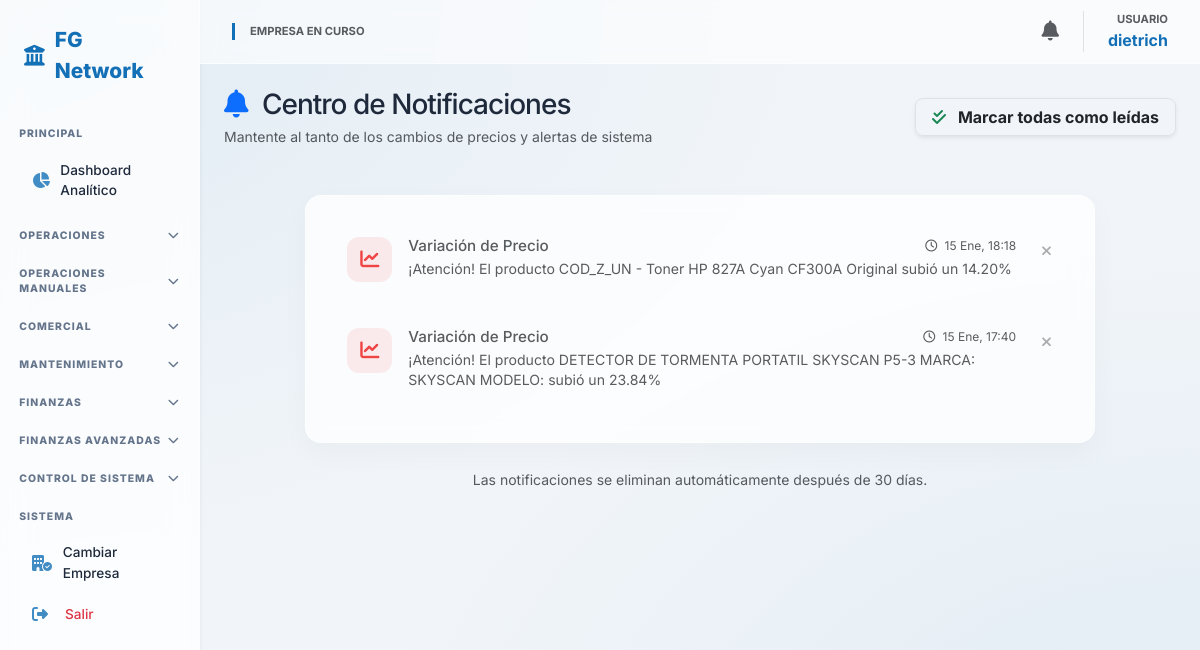
The page /sistema/notificaciones/ (signed in) on the database its author committed.
### core/models.py (models this page shows, shortened)
class Usuario(AbstractUser):
    empresa_actual = models.ForeignKey(Empresa, on_delete=models.SET_NULL, null=True, blank=True, related_name='usuarios_activos')
    rol = models.ForeignKey(Rol, on_delete=models.PROTECT, null=True)
    empresas_permitidas = models.ManyToManyField(Empresa, related_name='personal')

class Notificacion(models.Model):
    TIPOS = [('PRECIO', 'Variación de Precio'), ('VENTA', 'Venta Registrada'), ('COBRANZA', 'Cobranza Recibida')]
    empresa = models.ForeignKey(Empresa, on_delete=models.CASCADE)
    mensaje = models.TextField()
    tipo = models.CharField(max_length=20, choices=TIPOS)
    fecha = models.DateTimeField(auto_now_add=True)
    leida = models.BooleanField(default=False)
    class Meta:
        ordering = ['-fecha'] # Las más recientes primero

### core/views.py (the view)
# urls.py: path('sistema/notificaciones/', views.lista_notificaciones, name='lista_notificaciones'),
@login_required
def lista_notificaciones(request):
    emp_id = request.session.get('empresa_id')
    notificaciones = Notificacion.objects.filter(empresa_id=emp_id).order_by('-fecha')
    return render(request, 'core/notificaciones_list.html', {'notificaciones': notificaciones})

### core/context_processors.py (called while the page is built)
def global_context(request):
    context = {
        'n_count': 0,
        'n_alertas': [],
        'user_permisos': {}
    }
    if request.user.is_authenticated:
        emp_id = request.session.get('empresa_id')
        if emp_id:
            context['n_count'] = Notificacion.objects.filter(empresa_id=emp_id, leida=False).count()
            context['n_alertas'] = Notificacion.objects.filter(empresa_id=emp_id, leida=False)[:5]
        if hasattr(request.user, 'rol') and request.user.rol:
            context['user_permisos'] = request.user.rol.permisos
    return context

### core/templates/core/notificaciones_list.html (shortened to what this page needs)
{% extends 'core/base.html' %}
{% block content %}
<div class="dashboard-container">
    <div class="d-flex flex-column flex-md-row justify-content-between align-items-md-center mb-5 gap-3">
        <div>
            <h3 class="fw-800 mb-1" style="color: var(--text-dark); letter-spacing: -1px;">
                <i class="fa-solid fa-bell text-primary me-2"></i> Centro de Notificaciones
            </h3>
            <p class="text-muted small mb-0">Mantente al tanto de los cambios de precios y alertas de sistema</p>
        </div>
        <div>
            <a href="{% url 'marcar_notificaciones_leidas' %}" class="btn btn-white border shadow-sm rounded-3 px-3 fw-bold small">
                <i class="fa-solid fa-check-double text-success me-2"></i> Marcar todas como leídas
            </a>
        </div>
    </div>
    <div class="row justify-content-center">
        <div class="col-lg-10">
            <div class="glass-card p-4">
                {% for n in notificaciones %}
                <div class="notification-item p-3 d-flex align-items-start gap-3 {% if not n.leida %}notification-unread{% endif %}">
                    <div class="icon-box {% if n.tipo == 'PRECIO' %}bg-soft-danger{% elif n.tipo == 'ALERTA' %}bg-soft-warning{% else %}bg-soft-primary{% endif %}">
                        {% if n.tipo == 'PRECIO' %}
                            <i class="fa-solid fa-chart-line"></i>
                        {% elif n.tipo == 'ALERTA' %}
                            <i class="fa-solid fa-triangle-exclamation"></i>
                        {% else %}
                            <i class="fa-solid fa-circle-info"></i>
                        {% endif %}
                    </div>
                    <div class="flex-grow-1">
                        <div class="d-flex justify-content-between align-items-center mb-1">
                            <h6 class="mb-0 fw-800 {% if not n.leida %}text-dark{% else %}text-muted{% endif %}" style="font-size: 0.95rem;">
                                {{ n.get_tipo_display }}
                            </h6>
                            <span class="text-muted" style="font-size: 0.75rem;">
                                <i class="fa-regular fa-clock me-1"></i> {{ n.fecha|date:"d M, H:i" }}
                            </span>
                        </div>
                        <p class="mb-0 {% if not n.leida %}text-dark fw-medium{% else %}text-muted{% endif %}" style="font-size: 0.88rem; line-height: 1.4;">
                            {{ n.mensaje }}
                        </p>
                    </div>
                    <div class="ms-2">
                        <button class="btn btn-link btn-sm text-muted p-0 opacity-50 hover-opacity-100">
                            <i class="fa-solid fa-xmark"></i>
                        </button>
                    </div>
                </div>
                {% endfor %}
            </div>
            <div class="mt-4 text-center">
                <small class="text-muted">Las notificaciones se eliminan automáticamente después de 30 días.</small>
            </div>
        </div>
    </div>
</div>
{% endblock %}

### core/templates/core/base.html (shortened to what this page needs)
<!DOCTYPE html>
<html lang="es">
<head>
    <link href="https://cdn.jsdelivr.net/npm/bootstrap@5.3.0/dist/css/bootstrap.min.css" rel="stylesheet">
    <link rel="stylesheet" href="https://cdnjs.cloudflare.com/ajax/libs/font-awesome/6.4.2/css/all.min.css">
</head>
<body>
<div class="container-fluid p-0">
    <div class="row g-0">
        <nav class="col-md-2 sidebar d-none d-md-block shadow-sm">
            <div class="sidebar-brand">
                <i class="fa-solid fa-building-columns"></i> FG Network
            </div>
            <div class="menu-header">PRINCIPAL</div>
            <a href="{% url 'dashboard' %}" class="nav-link-item">
                <i class="fa-solid fa-chart-pie"></i> Dashboard Analítico
            </a>
            <div class="menu-header" data-bs-toggle="collapse" data-bs-target="#menuOperaciones">
                OPERACIONES <i class="fa-solid fa-chevron-down chevron"></i>
            </div>
            <div class="menu-header" data-bs-toggle="collapse" data-bs-target="#menuManuales">
                OPERACIONES MANUALES <i class="fa-solid fa-chevron-down chevron"></i>
            </div>
            <div class="menu-header" data-bs-toggle="collapse" data-bs-target="#menuCotizaciones">
                COMERCIAL <i class="fa-solid fa-chevron-down chevron"></i>
            </div>
            <div class="menu-header" data-bs-toggle="collapse" data-bs-target="#menuMantenimiento">
                MANTENIMIENTO <i class="fa-solid fa-chevron-down chevron"></i>
            </div>
            <div class="menu-header" data-bs-toggle="collapse" data-bs-target="#menuFinanzas">
                FINANZAS <i class="fa-solid fa-chevron-down chevron"></i>
            </div>
            <div class="menu-header" data-bs-toggle="collapse" data-bs-target="#menuFinanzasAv">
                FINANZAS AVANZADAS <i class="fa-solid fa-chevron-down chevron"></i>
            </div>
            <div class="menu-header" data-bs-toggle="collapse" data-bs-target="#menuControl">
                CONTROL DE SISTEMA <i class="fa-solid fa-chevron-down chevron"></i>
            </div>
            <div class="menu-header">SISTEMA</div>
            <a href="{% url 'seleccionar_empresa' %}" class="nav-link-item"><i class="fa-solid fa-building-circle-check"></i> Cambiar Empresa</a>
            <a href="{% url 'logout' %}" class="text-danger"><i class="fa-solid fa-right-from-bracket"></i> Salir</a>
        </nav>
        <main class="col-md-10 main-content">
            <nav class="navbar d-flex justify-content-between sticky-top">
                <div class="d-flex align-items-center gap-3">
                    <div style="border-left: 3px solid var(--primary); padding-left: 15px;">
                        <span class="text-muted small d-block" style="font-size: 0.7rem; font-weight: 700; text-transform: uppercase;">Empresa en curso</span>
                    </div>
                </div>
                <div class="d-flex align-items-center gap-4">
                    <div class="dropdown">
                        <a href="#" class="text-muted position-relative" data-bs-toggle="dropdown">
                            <i class="fa-solid fa-bell fs-5"></i>
                        </a>
                    </div>
                    <div class="text-end border-start ps-4">
                        <span class="text-muted small d-block" style="font-size: 0.7rem; font-weight: 700;">USUARIO</span>
                        <span class="fw-bold" style="color: var(--primary);">{{ user.username }}</span>
                    </div>
                </div>
            </nav>
            <div class="p-4">
                {% block content %}{% endblock %}
            </div>
        </main>
    </div>
</div>
</body>
</html>

### core/templates/core/base.html (style rules this page uses)
:root { --primary: #1370b6; --primary-soft: rgba(19, 112, 182, 0.08); --glass-white: rgba(255, 255, 255, 0.75); --glass-border: rgba(255, 255, 255, 0.5); --text-dark: #1e293b; --text-muted: #64748b; --bg-fintech: #f1f5f9; }
body { background-color: var(--bg-fintech); background-image: radial-gradient(at 0% 0%, rgba(19, 112, 182, 0.07) 0px, transparent 50%), radial-gradient(at 100% 100%, rgba(19, 112, 182, 0.07) 0px, transparent 50%); background-attachment: fixed; font-family: 'Inter', sans-serif; color: var(--text-dark); margin: 0; }
.sidebar { background: var(--glass-white); backdrop-filter: blur(15px); -webkit-backdrop-filter: blur(15px); border-right: 1px solid var(--glass-border); height: 100vh; position: fixed; overflow-y: auto; z-index: 1000; padding-bottom: 50px; }
.sidebar-brand { padding: 1.5rem; font-weight: 800; color: var(--primary); font-size: 1.3rem; display: flex; align-items: center; gap: 10px; }
.menu-header { padding: 1rem 1.2rem 0.4rem; font-size: 0.65rem; font-weight: 800; text-transform: uppercase; color: var(--text-muted); letter-spacing: 1px; display: flex; justify-content: space-between; align-items: center; cursor: pointer; transition: all 0.2s; }
.sidebar a { color: var(--text-dark); text-decoration: none; padding: 0.6rem 1.2rem; display: flex; align-items: center; font-size: 0.85rem; font-weight: 500; border-radius: 8px; margin: 0.1rem 0.8rem; transition: all 0.2s ease; }
.sidebar a i { width: 25px; font-size: 1rem; margin-right: 8px; color: var(--primary); opacity: 0.8; }
.navbar { background: rgba(255, 255, 255, 0.6) !important; backdrop-filter: blur(10px); -webkit-backdrop-filter: blur(10px); border-bottom: 1px solid var(--glass-border); padding: 0.7rem 2rem; }
.main-content { margin-left: 16.666667%; min-height: 100vh; }
.menu-header i.chevron { transition: transform 0.3s ease; font-size: 0.7rem; }
.glass-card { background: var(--glass-white); backdrop-filter: blur(10px); border-radius: 16px; border: 1px solid var(--glass-border); box-shadow: 0 10px 30px rgba(0,0,0,0.03); padding: 20px; }

### core/templates/core/notificaciones_list.html (style rules this page uses)
.notification-item { transition: all 0.3s ease; border-radius: 16px; margin-bottom: 12px; border: 1px solid transparent; background: transparent; position: relative; }
.icon-box { width: 45px; height: 45px; border-radius: 12px; display: flex; align-items: center; justify-content: center; font-size: 1.2rem; flex-shrink: 0; }
.bg-soft-danger { background: rgba(239, 68, 68, 0.1); color: #ef4444; }

### rows shown on the page
Usuario: username "dietrich"
Notificacion: tipo "Variación de Precio", fecha "15 Ene, 18:18", mensaje "¡Atención! El producto COD_Z_UN - Toner HP 827A Cyan CF300A Original subió un 14.20%"
Notificacion: tipo "Variación de Precio", fecha "15 Ene, 17:40", mensaje "¡Atención! El producto DETECTOR DE TORMENTA PORTATIL SKYSCAN P5-3 MARCA: SKYSCAN MODELO: subió un 23.84%"
